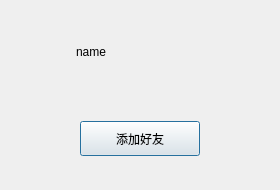
<?xml version="1.0" encoding="UTF-8"?>
<ui version="4.0">
 <class>SearchResultDialog</class>
 <widget class="QDialog" name="SearchResultDialog">
  <property name="geometry">
   <rect>
    <x>0</x>
    <y>0</y>
    <width>280</width>
    <height>190</height>
   </rect>
  </property>
  <property name="minimumSize">
   <size>
    <width>280</width>
    <height>190</height>
   </size>
  </property>
  <property name="maximumSize">
   <size>
    <width>280</width>
    <height>190</height>
   </size>
  </property>
  <property name="windowTitle">
   <string>Dialog</string>
  </property>
  <layout class="QVBoxLayout" name="verticalLayout">
   <item>
    <widget class="QWidget" name="widget" native="true">
     <layout class="QHBoxLayout" name="horizontalLayout">
      <item>
       <widget class="QLabel" name="headLabel">
        <property name="minimumSize">
         <size>
          <width>50</width>
          <height>50</height>
         </size>
        </property>
        <property name="maximumSize">
         <size>
          <width>50</width>
          <height>50</height>
         </size>
        </property>
        <property name="text">
         <string/>
        </property>
       </widget>
      </item>
      <item>
       <widget class="QLabel" name="nameLabel">
        <property name="text">
         <string>name</string>
        </property>
       </widget>
      </item>
      <item>
       <spacer name="horizontalSpacer">
        <property name="orientation">
         <enum>Qt::Horizontal</enum>
        </property>
        <property name="sizeHint" stdset="0">
         <size>
          <width>155</width>
          <height>20</height>
         </size>
        </property>
       </spacer>
      </item>
     </layout>
    </widget>
   </item>
   <item>
    <widget class="QWidget" name="widget_2" native="true">
     <layout class="QHBoxLayout" name="horizontalLayout_2">
      <item>
       <widget class="ClickedBtn" name="addFriendButton">
        <property name="minimumSize">
         <size>
          <width>120</width>
          <height>35</height>
         </size>
        </property>
        <property name="maximumSize">
         <size>
          <width>35</width>
          <height>16777215</height>
         </size>
        </property>
        <property name="text">
         <string>添加好友</string>
        </property>
       </widget>
      </item>
     </layout>
    </widget>
   </item>
  </layout>
 </widget>
 <customwidgets>
  <customwidget>
   <class>ClickedBtn</class>
   <extends>QPushButton</extends>
   <header location="global">clickedbtn.h</header>
  </customwidget>
 </customwidgets>
 <resources/>
 <connections/>
</ui>
